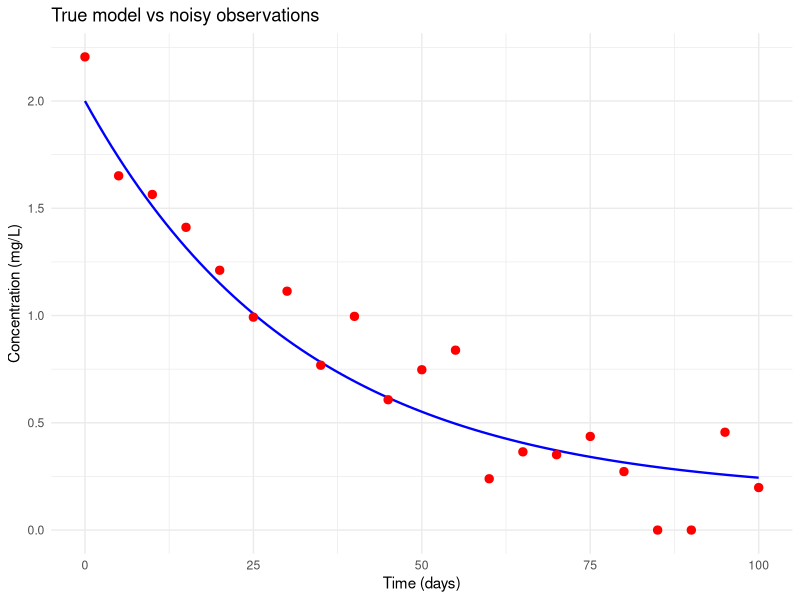
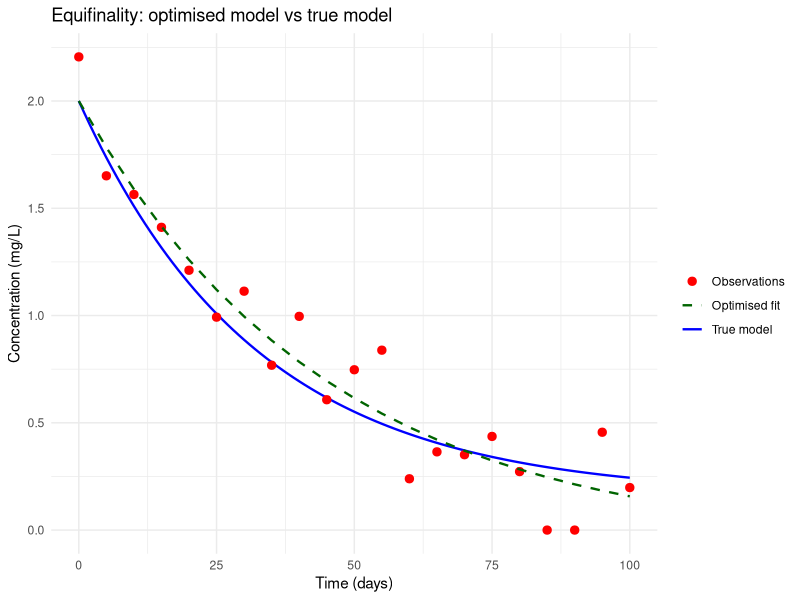
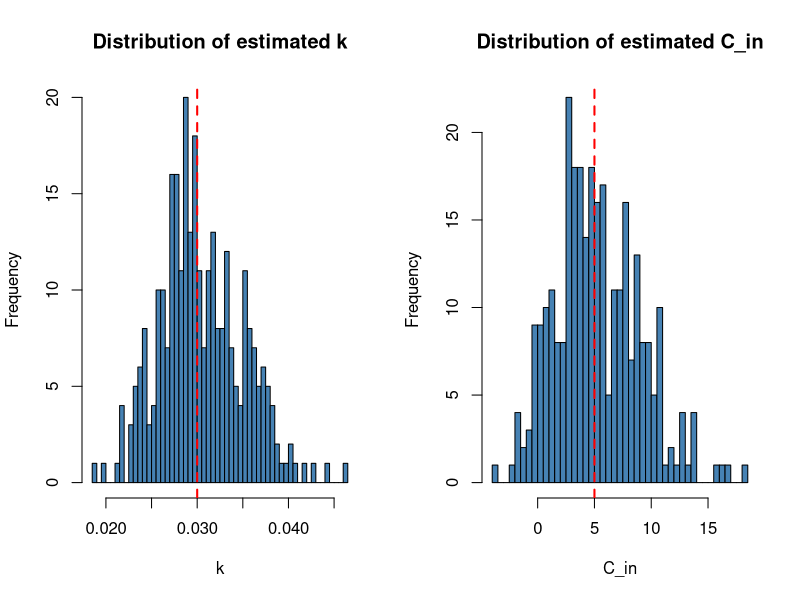
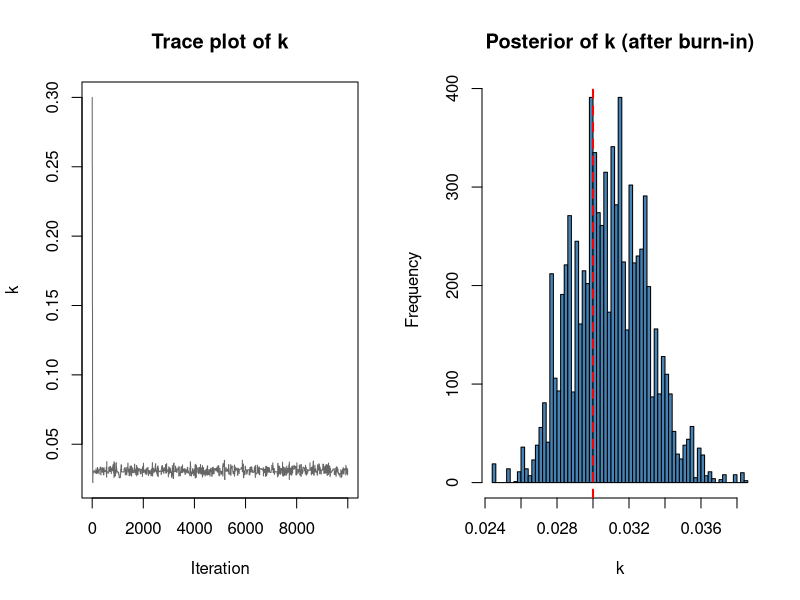
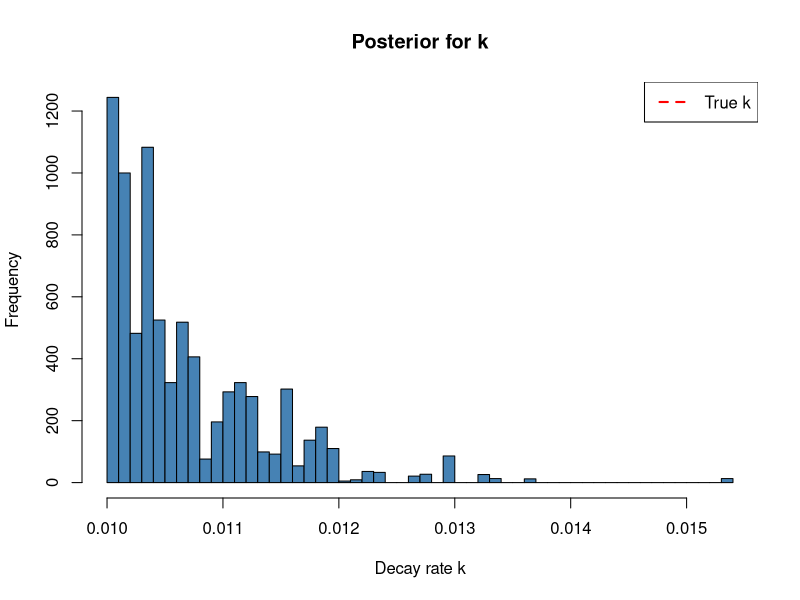

Source code (R) for these figures, in order:
## ---- chunk 1
knitr::opts_chunk$set(echo = TRUE)
library(deSolve)
library(dplyr)
library(ggplot2)
library(tidyr)
## ---- chunk 2
# Let's create a "real world" system - a simple lake with unknown parameters
true_params <- c(
  k = 0.03,        # Decay rate (1/day) - UNKNOWN!
  C_in=5           # # Inflow concentration (mg/L) - UNKOWN
    )

state=c(
C=2  
)

# Creates the model of the system
cstr_model <- function(time,state, parameters) {
  with(as.list(c(state, parameters)), {
    V = 10000      # Volume (m³) - known
    Q = 10        # Flow (m³/day) - known
    
    dC_dt <- (Q*C_in)/V - (Q*C)/V - k*C
    return(list(c(dC_dt)))
  })
}

# Run the real system to steady state
times <- seq(0, 100, by = 1)
true_output <- ode(y = state, times = times, 
                   func = cstr_model, parms = true_params)
true_output_df <- as.data.frame(true_output)

## ---- chunk 3
set.seed(42)

# Add measurement error to create our "observations"
observations <- true_output_df %>%
  filter(time %% 5  == 0) %>%  # Sample every 5 days
  mutate(C_obs = pmax(0, C + rnorm(n(), 0, 0.15)))  # Observation error SD = 0.15 mg/L

# Plot the observations
ggplot() +
  geom_line(data = true_output_df, aes(x = time, y = C),
            colour = "blue", linewidth = 0.8) +
  geom_point(data = observations, aes(x = time, y = C_obs),
             colour = "red", size = 2.5) +
  labs(title = "True model vs noisy observations",
       x = "Time (days)", y = "Concentration (mg/L)") +
  theme_minimal()
## ---- chunk 4
initial_guesses = c(k = 0.05, C_in = 4) # provide initial guesses for the estimated parameters

error_function_cstr <- function(parameters, time, data) {
  out <- as.data.frame(ode(y = state["C"],
                           times = data$time,
                           func = cstr_model,
                           parms = parameters))
  
  C_error <- sum((out[,2]-data$C_obs)^2, na.rm = TRUE)
  
  return(C_error)
}

result <- optim(
  par = initial_guesses,            # Starting point
  fn = error_function_cstr,              # Function to minimize
  data = observations,       # Additional arguments to error_function
  method = "Nelder-Mead",           # Optimization algorithm
  control = list(maxit = 1000)      # Settings
)

cat("Estimated k:", result$par["k"], "\n")
cat("Estimated C_in:", result$par["C_in"], "\n")
cat("True k:", true_params["k"], "  True C_in:", true_params["C_in"], "\n")

predicted_sample<-as.data.frame(ode(y = state["C"], times = observations$time, 
                      func = cstr_model, parms = result$par))



## ---- chunk 5

predicted1<-predicted_sample$C

equifinality_plot <- ggplot() +
  geom_line(data = true_output_df, aes(x = time, y = C, colour = "True model"),
            linewidth = 0.8) +
  geom_point(data = observations, aes(x = time, y = C_obs, colour = "Observations"),
             size = 2.5) +
  geom_line(data = data.frame(time = observations$time, C = predicted1),
            aes(x = time, y = C, colour = "Optimised fit"),
            linewidth = 0.8, linetype = "dashed") +
  scale_colour_manual(values = c("True model" = "blue",
                                 "Observations" = "red",
                                 "Optimised fit" = "darkgreen")) +
  labs(title = "Equifinality: optimised model vs true model",
       x = "Time (days)", y = "Concentration (mg/L)", colour = "") +
  theme_minimal()

equifinality_plot
## ---- chunk 6
initial_guesses = c(k =.03 , C_in=5 ) # provide initial guesses for the estimated parameters

rs_sample<-300

rs_parameters<-data.frame(k = numeric(rs_sample), C_in = numeric(rs_sample))

for(i in 1:rs_sample)
{
rs_observations <- true_output_df %>%
  filter(time %% 5  == 0) %>%  # Sample every 5 days
  mutate(C_obs = pmax(0, C + rnorm(n(), 0, 0.15)))  # Same observation error


result_rs <- optim(
  par = initial_guesses,            # Starting point
  fn = error_function_cstr,              # Function to minimize
  data = rs_observations,       # Additional arguments to error_function
  method = "Nelder-Mead",           # Optimization algorithm
  control = list(maxit = 1000)      # Settings
)
rs_parameters[i,1] <- result_rs$par[1]
rs_parameters[i,2] <- result_rs$par[2]

if (i %% 50 == 0) cat("Iteration", i, "of", rs_sample, "\n")
}

par(mfrow = c(1, 2))
hist(rs_parameters$k, breaks = 40, col = "steelblue",
     main = "Distribution of estimated k", xlab = "k")
abline(v = true_params["k"], col = "red", lwd = 2, lty = 2)

hist(rs_parameters$C_in, breaks = 40, col = "steelblue",
     main = "Distribution of estimated C_in", xlab = "C_in")
abline(v = true_params["C_in"], col = "red", lwd = 2, lty = 2)
par(mfrow = c(1, 1))

## ---- chunk 7
# -----------------------------------------------------------------------------
# Simple Metropolis-Hastings MCMC Implementation
# -----------------------------------------------------------------------------

known_params <- c(
  V = 1000,      # Lake volume (m³)
  Q = 50,        # Inflow/outflow rate (m³/day)
  C_in=5
)

# We'll implement a simple Metropolis-Hastings algorithm
# This helps students understand the mechanics before using packages

metropolis_mcmc <- function(
    n_iter = 10000,           # Number of iterations
    initial_k = 0.3,          # Starting value
    proposal_sd = 0.05,       # Proposal step size
    observations,              # Data
    known_params,              # Known parameters
    prior_range = c(0.01, 1)  # Prior range for k
) {
  
  # Storage for chain
  chain <- data.frame(
    iteration = 1:n_iter,
    k = NA,
    log_likelihood = NA,
    accepted = FALSE
  )
  
  # Initialize
  current_k <- initial_k
  current_params <- c(known_params, k = current_k)
  
  # Calculate initial likelihood
  out <- ode(y = c(C = observations$C_obs[1]),
             times = observations$time,
             func = cstr_model,
             parms = current_params)
  out_df <- as.data.frame(out)
  
  # Log-likelihood (assuming normal errors)
  errors <- observations$C_obs - out_df$C
  current_loglik <- -length(errors)/2 * log(2*pi) - 
                    0.5 * sum((errors/0.2)^2)  # Assume SD = 0.2
  
  chain[1, ] <- c(1, current_k, current_loglik, TRUE)
  
  # MCMC loop
  for (i in 2:n_iter) {
    # Propose new k
    proposed_k <- rnorm(1, current_k, proposal_sd)
    
    # Check prior bounds
    if (proposed_k >= prior_range[1] && proposed_k <= prior_range[2]) {
      
      # Run model with proposed k
      proposed_params <- c(known_params, k = proposed_k)
      out <- ode(y = c(C = observations$C_obs[1]),
                 times = observations$time,
                 func = cstr_model,
                 parms = proposed_params)
      out_df <- as.data.frame(out)
      
      # Calculate log-likelihood
      errors <- observations$C_obs - out_df$C
      proposed_loglik <- -length(errors)/2 * log(2*pi) - 
                         0.5 * sum((errors/0.2)^2)
      
      # Metropolis acceptance ratio
      log_ratio <- proposed_loglik - current_loglik
      
      if (log(runif(1)) < log_ratio) {
        # Accept
        current_k <- proposed_k
        current_loglik <- proposed_loglik
        accepted <- TRUE
      } else {
        # Reject
        accepted <- FALSE
      }
    } else {
      # Outside prior - reject automatically
      accepted <- FALSE
      proposed_loglik <- -Inf
    }
    
    # Store
    chain[i, ] <- c(i, current_k, current_loglik, accepted)
  }
  
  return(chain)
}

# Run MCMC
n_iter <- 10000
mcmc_chain <- metropolis_mcmc(
  n_iter = n_iter,
  initial_k = 0.3,
  proposal_sd = 0.03,
  observations = observations,
  known_params = known_params
)

# Calculate acceptance rate
acceptance_rate <- mean(mcmc_chain$accepted)
cat("MCMC Acceptance rate:", round(100 * acceptance_rate, 1), "%\n")

# --- Diagnostics ---
par(mfrow = c(1, 2))
plot(mcmc_chain$iteration, mcmc_chain$k, type = "l",
     xlab = "Iteration", ylab = "k", main = "Trace plot of k", col = "grey40")
burnin <- 2001
hist(mcmc_chain$k[burnin:n_iter], breaks = 50, col = "steelblue",
     main = "Posterior of k (after burn-in)", xlab = "k")
abline(v = true_params["k"], col = "red", lwd = 2, lty = 2)
par(mfrow = c(1, 1))

cat("Posterior mean k:", mean(mcmc_chain$k[burnin:n_iter]), "\n")
cat("95% credible interval:",
    quantile(mcmc_chain$k[burnin:n_iter], c(0.025, 0.975)), "\n")
## ---- chunk 8
# -----------------------------------------------------------------------------
# SIMPLE METROPOLIS-HASTINGS
# -----------------------------------------------------------------------------

simple_mcmc <- function(data, n_iter = 10000) {
  chain <- numeric(n_iter)
  current_k <- 0.3
  
  # Pre-compute ODE for current_k 
  params <- c(Q = 1, V = 10, C_in = 1, k = current_k)
  out <- ode(y = c(C = 0), times = data$time, func = cstr_model, parms = params)
  current_error <- sum((data$C_obs - out[, "C"])^2)
  
  for (i in 1:n_iter) {
    # Propose new k
    proposed_k <- current_k + rnorm(1, 0, 0.03)
    
    # Keep in bounds
    if (proposed_k < 0.01 || proposed_k > 1) {
      chain[i] <- current_k
      next
    }
    
    # Run ODE with proposed k
    params["k"] <- proposed_k
    out <- ode(y = c(C = 0), times = data$time, func = cstr_model, parms = params)
    proposed_error <- sum((data$C_obs - out[, "C"])^2)
    
    # Accept or reject
    if (runif(1) < exp(-(proposed_error - current_error)/0.01)) {
      current_k <- proposed_k
      current_error <- proposed_error
    }
    
    chain[i] <- current_k
  }
  
  return(chain)
}

# Run it
posterior_k <- simple_mcmc(observations)

# Visualize
hist(posterior_k[2000:10000], breaks = 50, main = "Posterior for k",
     xlab = "Decay rate k", col = "steelblue")
abline(v = true_params["k"], col = "red", lwd = 2, lty = 2)
legend("topright", legend = "True k", col = "red", lty = 2, lwd = 2)
